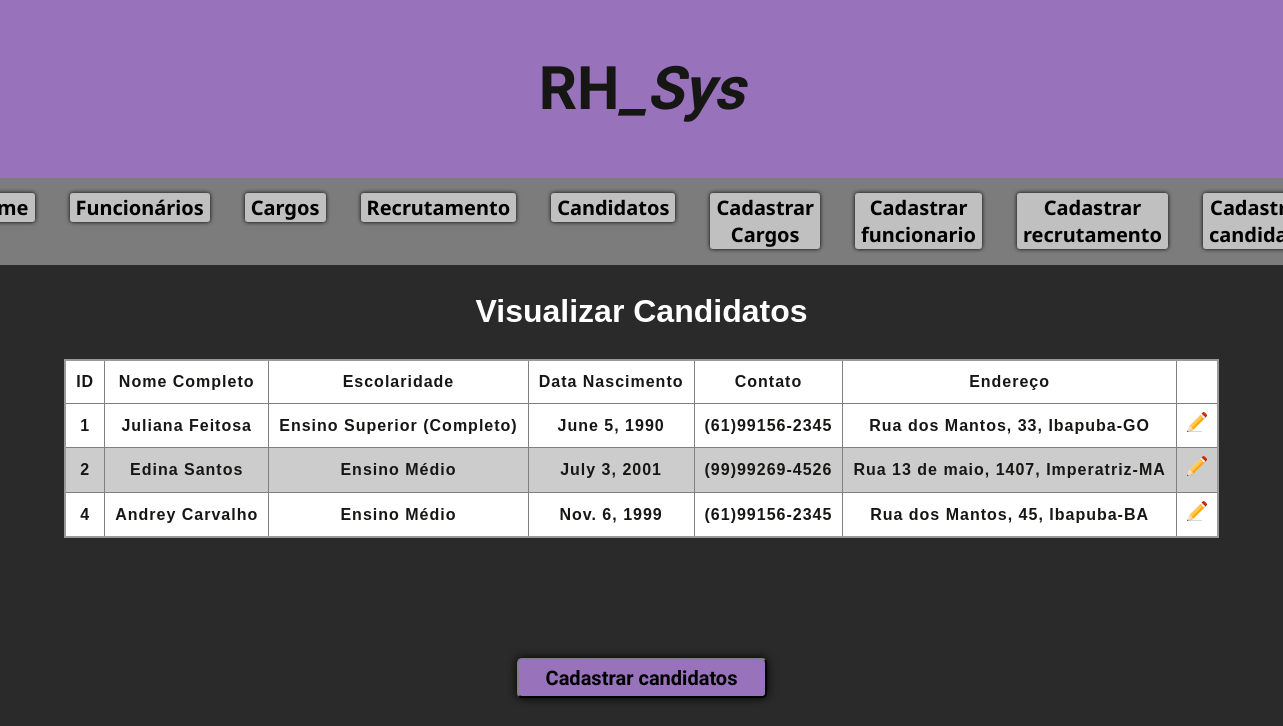
Page /candidatos/ on the committed database.
### rh/models.py (models this page shows)
class Candidato(models.Model):
    nome_completo = models.CharField(max_length=100)
    data_nascimento = models.DateField()
    escolaridade = models.CharField(max_length=100)
    contato = models.CharField(max_length=100)
    endereco_rua = models.CharField(max_length=100)
    endereco_numero = models.CharField(max_length=5)
    endereco_cidade = models.CharField(max_length=50)
    endereco_estado = models.CharField(max_length=3)
    endereco_cep = models.CharField(max_length=10)
    def __str__(self):
        return f'nome_completo: {self.nome_completo} | contato: {self.contato}'

### rh/views.py (the view)
# urls.py: path('candidatos/', view_rh.candidatos,name='candidatos'),
def candidatos(request):
    candidatos = Candidato.objects.all()
    print(candidatos)
    context = {
        'title' : 'Visualizar Candidatos',
        'candidatos' : candidatos
    }
    return render(request, 'pages/listar/candidato.html', context)

### rh/templates/pages/listar/candidato.html
{% load static %}
{% load l10n %}
{% include "partials/menu.html" %}
<h1 style="color: #fff; font-weight:bold">
    <center>{{ title }}</center>
</h1>
<table style="padding:5px" class="listagem_tabela">
    <thead>
        <tr>
            <th scope="col">ID</th>
            <th scope="col">Nome Completo</th>
            <th scope="col">Escolaridade</th>
            <th scope="col">Data Nascimento</th>
            <th scope="col">Contato</th>
            <th scope="col">Endereço</th>
            <th scope="col" ></th>
        </tr>
    </thead>
    <tbody>
        {% for candidato in candidatos %}
            <tr>
                <th> {{ candidato.id }} </th>
                <th> {{ candidato.nome_completo}} </th>
                <th> {{ candidato.escolaridade }} </th>
                <th> {{ candidato.data_nascimento }} </th>
                <th> {{ candidato.contato }} </th>
                <th> {{ candidato.endereco_rua}}, {{candidato.endereco_numero}}, {{candidato.endereco_cidade}}-{{candidato.endereco_estado}} </th>
                <th>
                    <center>
                        <a href="{% url "editcandidato" candidato.id%}"><img src="{% static "img/editar.png" %}" width="20px" scrset=""></a>
                    </center>
                </th>
            </tr>
        {% endfor %}
    </tbody>
</table>
<div class="button_novo_candidato">
    <a href="{% url "cadcandidato" %}"><button class="novo_candidato">Cadastrar candidatos</button></a>
</div>
{% include "partials/final.html" %}

### rh/static/css/style.css (style rules this page uses)
body { margin: 0; font-family: 'Arial', sans-serif; color: #161615; background-color: #292a29; line-height: 1.6; }
.listagem_tabela { border-collapse: collapse; border: 2px solid rgb(153, 153, 153); font-family: sans-serif; font-size: 1rem; letter-spacing: 1px; justify-items: center; margin: auto; }
thead { background-color: rgb(180, 161, 197); }
th, td { border: 1px solid rgb(128, 128, 128); padding: 8px 10px; }
tr:nth-child(even) { background: #ccc }
tr:nth-child(odd) { background: #fff }
.button_novo_candidato { left: 0; right: 0; padding: 120px; display: flex; justify-content:center; }
.novo_candidato { border-color: #2c2c2c; background-color: rgb(152, 115, 187); border-radius: 5px; box-shadow: 0px 0px 10px; font-family: "Kanit", sans-serif; font-weight: 700; font-style: normal; font-size: 20px; height: 40px; width: 250px; }

### rows in the picture
Candidato: id "1", nome_completo "Juliana Feitosa", escolaridade "Ensino Superior (Completo)", data_nascimento "June 5, 1990", contato "(61)99156-2345", endereco_rua "Rua dos Mantos", endereco_numero "33", endereco_cidade "Ibapuba", endereco_estado "GO"
Candidato: id "2", nome_completo "Edina Santos", escolaridade "Ensino Médio", data_nascimento "July 3, 2001", contato "(99)99269-4526", endereco_rua "Rua 13 de maio", endereco_numero "1407", endereco_cidade "Imperatriz", endereco_estado "MA"
Candidato: id "4", nome_completo "Andrey Carvalho", escolaridade "Ensino Médio", data_nascimento "Nov. 6, 1999", contato "(61)99156-2345", endereco_rua "Rua dos Mantos", endereco_numero "45", endereco_cidade "Ibapuba", endereco_estado "BA"

### other values in the picture
{{ title }} "Visualizar Candidatos"
